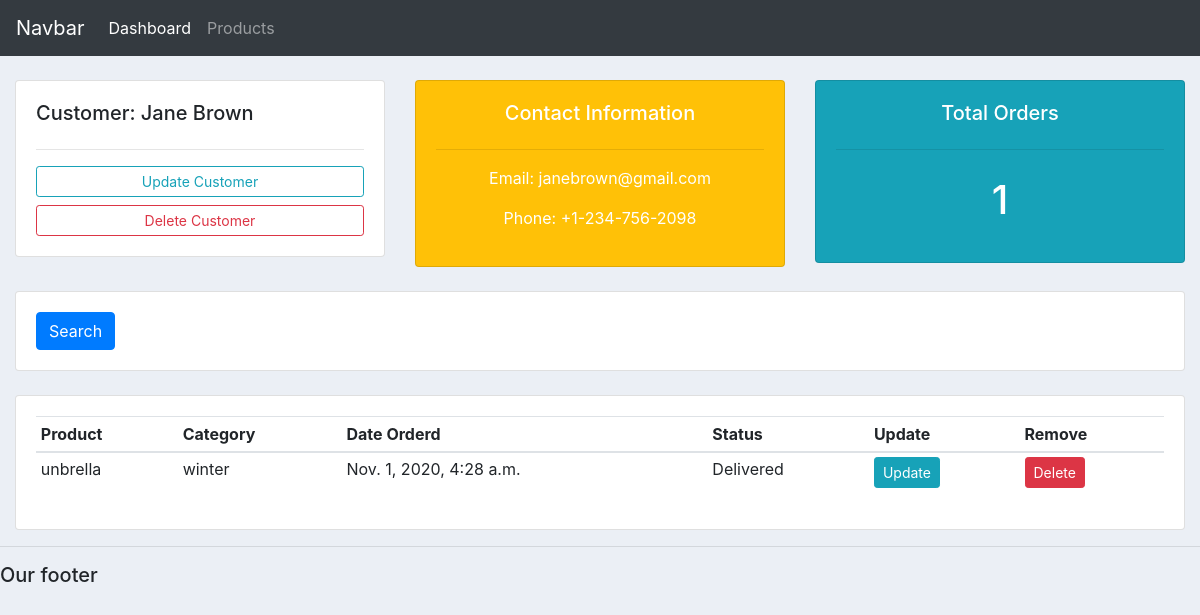
Screenshot of /view_customer/3/ with the database file from the repository.
### crmapp/models.py (models this page shows, shortened)
class Customer(models.Model):
    name    = models.CharField(max_length=200, null=True)
    phone   = models.CharField(max_length=200, null=True)
    email   = models.EmailField(max_length=200, null=True)
    date_created    = models.DateTimeField(auto_now_add=True)
    def __str__(self):
        return self.name

class Order(models.Model):
    options = (
        ('Pending', 'Pending'),
        ('Out for delivery', 'Out for delivery'),
        ('Delivered', 'Delivered'),
    )
    customer = models.ForeignKey(Customer, on_delete=models.CASCADE)
    product = models.ForeignKey(Product, on_delete=models.CASCADE)
    date_created = models.DateTimeField(auto_now_add=True)
    status = models.CharField(choices=options, null=True, max_length=200)
    class Meta:
        ordering = ['-date_created']

class Product(models.Model):
    name    = models.CharField(max_length=200)
    price   = models.FloatField()
    category = models.ForeignKey(Category, on_delete=models.PROTECT)
    description = models.TextField(blank=True, null=True)
    date_created = models.DateTimeField(auto_now_add=True)

class Category(models.Model):
    name = models.CharField(max_length=200)
    def __str__(self):
        return self.name

### crmapp/views.py (the view)
# urls.py: path('view_customer/<int:pk>/', CustomerDetailView.as_view(), name='view_customer'),
class CustomerDetailView(DetailView):
    model = Customer
    template_name = 'crmapp/customer.html'
    context_object_name = 'customer'
    def get_context_data(self, **kwargs):
        context = super(CustomerDetailView, self).get_context_data(**kwargs)
        orders = Order.objects.filter(customer=self.object)
        context['orders'] = orders
        products = Product.objects.filter(name=self.object)
        context['products'] = products
        return context

### crmapp/templates/crmapp/customer.html
{%  extends 'crmapp/main.html' %}
{% block content %}
	<br>
<div class="row">
	<div class="col-md">
		<div class="card card-body">
			<h5>Customer: {{customer.name}}</h5>
			<hr>
			<a class="btn btn-outline-info  btn-sm btn-block" href="">Update Customer</a>
			<a class="btn btn-outline-danger  btn-sm btn-block" href="">Delete Customer</a>
		</div>
	</div>
	<div class="col-md">
		<div class="card card-body bg-warning text-center text-white">
			<h5>Contact Information</h5>
			<hr>
			<p>Email: {{customer.email}} </p>
			<p>Phone: {{customer.phone}}</p>
		</div>
	</div>
	<div class="col-md">
		<div class="card card-body bg-info">
			<h5 class="text-center text-white">Total Orders</h5>
			<hr>
			{% if orders %}
				{% with orders.count as total_orders %}
				<h1 style="text-align: center;padding: 10px" class="text-white">{{total_orders}}</h1>
				{% endwith %}
			{% else %}
			<h1 style="text-align: center;padding: 10px" class="text-white">N/A</h1>
			{% endif %}
		</div>
	</div>
</div>
<br>
<div class="row">
	<div class="col">
		<div class="card card-body">
			<form method="get">
		    <button class="btn btn-primary" type="submit">Search</button>
		  </form>
		</div>
	</div>
</div>
<br>
<div class="row">
	<div class="col-md">
		<div class="card card-body">
			<table class="table table-sm">
				<thead>
					<tr>
						<th>Product</th>
						<th>Category</th>
						<th>Date Orderd</th>
						<th>Status</th>
						<th>Update</th>
						<th>Remove</th>
					</tr>
				</thead>
				<tbody>
					{% for order in orders %}
					<tr>
					<td>{{order.product.name}}</td>
					<td>{{order.product.category}}</td>
					<td>{{order.product.date_created}}</td>
					<td>{{order.status}}</td>
					<td><button class="btn btn-sm btn-info" type="submit">Update</button></td>
					<td><button class="btn btn-sm btn-danger" type="submit">Delete</button></td>
					</tr>
					{% endfor %}
				</tbody>
			</table>
		</div>
	</div>
</div>
{% endblock %}

### static/css/style.css (style rules this page uses)
body { background-color: #ebeff5; }

### rows the page displays
Customer: name "Jane Brown", email "janebrown@gmail.com", phone "+1-234-756-2098"
Order: product.name "unbrella", product.category "winter", product.date_created "Nov. 1, 2020, 4:28 a.m.", status "Delivered"

### other values shown
{{ total_orders }} "1"
